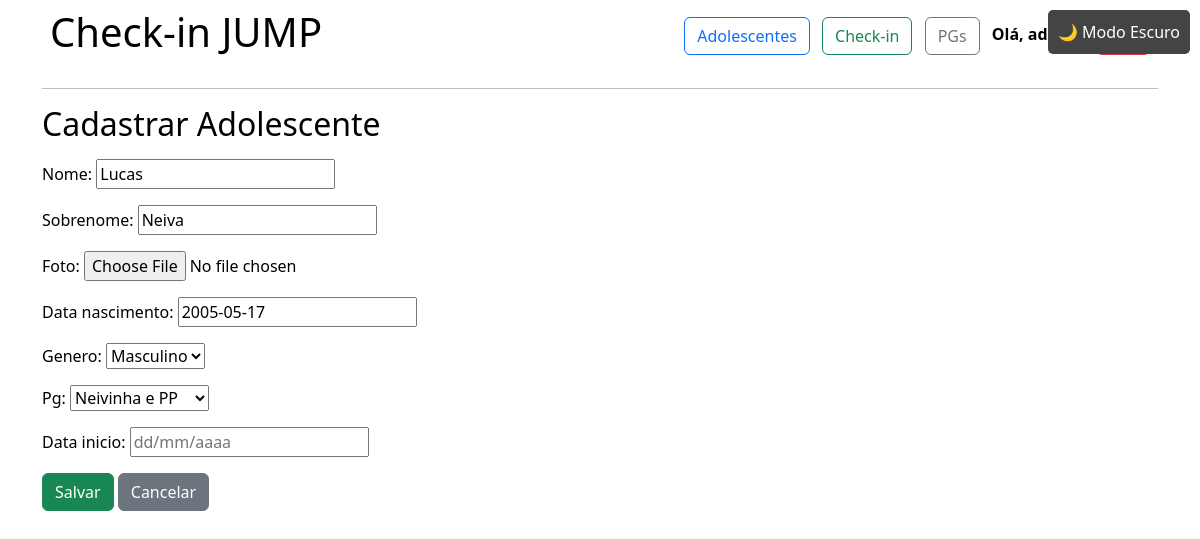
Screenshot of /adolescentes/editar/1/ (signed in) with the database file from the repository.
### adolescentes/models.py (models this page shows, shortened)
class Adolescente(models.Model):
    nome = models.CharField(max_length=100)
    sobrenome = models.CharField(max_length=100)
    foto = models.ImageField(upload_to='fotos/', blank=True, null=True)
    data_nascimento = models.DateField()
    GENERO_CHOICES = [
        ("M", "Masculino"),
        ("F", "Feminino"),
    ]
    genero = models.CharField(max_length=1, choices=GENERO_CHOICES, blank=True, null=False)
    pg = models.ForeignKey(PequenoGrupo, on_delete=models.SET_NULL, blank=True, null=True, related_name='adolescentes')
    data_inicio = models.DateField(blank=True, null=True)

class PequenoGrupo(models.Model):
    nome = models.CharField(max_length=100)
    lider = models.CharField(max_length=100, blank=True, null=True)
    def __str__(self):
        return self.nome

### adolescentes/views.py (the view)
# urls.py: path("adolescentes/editar/<int:id>/", views.editar_adolescente, name="editar_adolescente"),
@login_required
def editar_adolescente(request, id):
    adolescente = get_object_or_404(Adolescente, id=id)
    if request.method == "POST":
        form = AdolescenteForm(request.POST, request.FILES, instance=adolescente)
        if form.is_valid():
            form.save()
            return redirect('listar_adolescentes')
    else:
        form = AdolescenteForm(instance=adolescente)
    return render(request, 'adolescentes/criar_adolescente.html', {'form': form})

### adolescentes/forms.py (shortened to what this page needs)
class AdolescenteForm(forms.ModelForm):
    class Meta:
        model = Adolescente
        fields = '__all__'
        widgets = {
            'data_nascimento': forms.TextInput(attrs={
                'class': 'mascara-data',
                'placeholder': 'dd/mm/aaaa'
            }),
            'data_inicio': forms.TextInput(attrs={
                'class': 'mascara-data',
                'placeholder': 'dd/mm/aaaa'
            }),
        }

### adolescentes/templates/adolescentes/criar_adolescente.html (shortened to what this page needs)
{% extends 'adolescentes/base.html' %}
{% block content %}
  <h2>Cadastrar Adolescente</h2>
  <form method="POST" enctype="multipart/form-data" class="mt-3">
    {{ form.as_p }}
    <button type="submit" class="btn btn-success">Salvar</button>
    <a href="{% url 'listar_adolescentes' %}" class="btn btn-secondary">Cancelar</a>
  </form>
{% endblock %}

### adolescentes/templates/adolescentes/base.html (shortened to what this page needs)
{% load static %}
<!DOCTYPE html>
<html lang="pt-br">
<head>
    <link rel="stylesheet" href="https://cdn.jsdelivr.net/npm/bootstrap@5.3.0/dist/css/bootstrap.min.css">
    <link rel="stylesheet" href="{% static 'adolescentes/css/style.css' %}">
</head>
<body class="container">
    <button id="dark-mode-toggle">Modo Escuro</button>
    <nav class="d-flex justify-content-between align-items-center p-2">
        <h1>Check-in JUMP</h1>
        <div>
            <a href="{% url 'listar_adolescentes' %}" class="btn btn-outline-primary me-2">Adolescentes</a>
            <a href="{% url 'pagina_checkin' %}" class="btn btn-outline-success me-2">Check-in</a>
            <a href="{% url 'lista_pgs' %}" class="btn btn-outline-secondary me-2">PGs</a>
            {% if user.is_authenticated %}
                <span><strong>Olá, {{ user.username }}!</strong></span>
                <a href="{% url 'logout' %}" class="btn btn-danger ms-2">Sair</a>
            {% else %}
                <a href="{% url 'login' %}" class="btn btn-primary">Entrar</a>
            {% endif %}
        </div>
    </nav>
    <hr>
    {% block content %}{% endblock %}
</body>
</html>

### static/adolescentes/css/style.css (style rules this page uses)
body { background-color: #ffffff; color: #000000; transition: background-color 0.3s, color 0.3s; }
#dark-mode-toggle { position: fixed; top: 10px; right: 10px; padding: 10px; border: none; background: #444; color: white; cursor: pointer; border-radius: 5px; transition: background 0.3s; }

### rows the page displays
Adolescente: nome "Lucas", sobrenome "Neiva", data_nascimento "2005-05-17", genero "Masculino", pg "Neivinha e PP"
